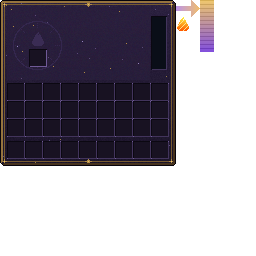
#> input picture tools/gui/source/ash_generator.png, 256 x 256 px, given in place of furnace_front.png, which was not available
$ python estilos4.py out.png
#> lines starting #> are read from the running program, lines starting #| are printed output that depends on the picture
### tools/style/kit.py
"""Kit de desenho v2 do guia de estilo: volume à la Create/Thaumcraft.
Cada pixel guarda (rampa, tom); assim dá para sombrear/clarear sem sair da paleta.
Luz vem de cima-esquerda. Rampas de 7 tons: 0 = contorno, 6 = brilho especular."""
from PIL import Image

def _h(x): return (int(x[0:2], 16), int(x[2:4], 16), int(x[4:6], 16), 255)
def R(*hx): return [_h(c) for c in hx]

PEDRA   = R('1e1d1f', '333234', '48474a', '5c5b5e', '727174', '8a898c', 'a9a8ab')
ARDOSIA = R('0c0c0f', '16161a', '202025', '2c2c33', '3a3a43', '4c4c56', '64646f')
LAPIS   = R('060920', '0b1238', '111b50', '182669', '213385', '2e45a3', '4560c4')
COBRE   = R('3a1a10', '5a2b1c', '7d3f28', '9a5038', 'b8664a', 'd8805e', 'f2a882')
LATAO   = R('2e1f08', '553d10', '80601e', 'a8822e', 'c9a240', 'e6c562', 'fbe9a6')
OURO    = R('4a2e04', '7a500a', 'b07a16', 'd99e22', 'f5c22e', 'ffdc54', 'fff4a8')
MITRIL  = R('142238', '23405e', '34587c', '4c79a0', '6a9bc2', '98c4e2', 'd6effa')
CELESTE = R('1a1e5c', '2c48a0', '4f86d8', '7fb6f2', 'b0dcff', 'e2f3ff', 'ffffff')
FOGO    = R('4a1806', '8a3410', 'c35d1b', 'ff8f00', 'ffc020', 'ffe860', 'fffcc8')
AMETISTA= R('241040', '3e2270', '5e3a9e', '8560c8', 'ac84ec', 'd0b0ff', 'f2e4ff')
ARCANO  = R('06222c', '0b4252', '13697e', '1f97ad', '4fd2e2', '9ff0f6', 'effeff')
FERRO   = R('101013', '1c1c21', '2a2a30', '3a3a42', '55555e', '7c7c86', 'b4b4be')
VAZIO   = R('080808', '0e0e0e', '141414', '1a1a1a', '222222', '2a2a2a', '333333')


class Canvas:
    def __init__(self, w=16, h=16):
        self.w, self.h = w, h
        self.px = [[None] * w for _ in range(h)]

    def ok(self, x, y): return 0 <= x < self.w and 0 <= y < self.h

    def put(self, x, y, ramp, t):
        if self.ok(x, y): self.px[y][x] = [ramp, max(0, min(6, t))]

    def fill(self, x0, y0, x1, y1, ramp, t):
        for y in range(y0, y1 + 1):
            for x in range(x0, x1 + 1): self.put(x, y, ramp, t)

    def shift(self, x, y, d):
        if self.ok(x, y) and self.px[y][x]:
            self.px[y][x][1] = max(0, min(6, self.px[y][x][1] + d))

    def shift_rect(self, x0, y0, x1, y1, d):
        for y in range(y0, y1 + 1):
            for x in range(x0, x1 + 1): self.shift(x, y, d)

    # [37 lines left out: functions tonemap, deltamap, raised, recess, bolt, not called in this run]

    def rivet(self, x, y, ramp):
        self.shift(x + 1, y, -1); self.shift(x, y + 1, -1)
        self.put(x, y, ramp, 6)

    # [65 lines left out: functions glow, image, _color, bricks, tiles, not called in this run]

# ---- rampas extras (v2.1) ----
ABETO   = R('24170a', '3b2814', '553a1f', '6b4c2a', '82613a', '9a7748', 'b8935e')
VERDETE = R('1c3a30', '2c5446', '3f6e5a', '4f8a6c', '64a077', '7ab799', 'a6dcc0')
GELO    = R('0e2a3a', '1e4a66', '3a7aa0', '6ab0d6', 'a0d8f0', 'd4f0fa', 'ffffff')
LINHO   = R('3a3220', '5e5236', '857650', 'a99a6c', 'c9bb8c', 'e2d6ac', 'f6efd2')
ADAMANTINA = R('2a0610', '590c1c', '871629', 'b72a3c', 'e66869', 'ffb4a4', 'ffe0d8')


# [40 lines left out: functions frame_box, plates, ring, not called in this run]


def disk(cx, cy, r):
    return [(x, y) for y in range(int(cy - r - 1), int(cy + r + 2)) for x in range(int(cx - r - 1), int(cx + r + 2))
            if ((x + 0.5 - cx) ** 2 + (y + 0.5 - cy) ** 2) ** 0.5 <= r]


# [6 lines left out: function strip, not called in this run]

### tools/style/estilos4.py
"""4 estilos bem diferentes para a Fornalha Rúnica, partindo do pixel art vanilla como matéria-prima.
A = Vanilla+ rúnico | B = Engenharia (Create) | C = Arcano (Thaumcraft) | D = Místico ornamentado (Iron's Spells)
Uso: python estilos4.py <pasta_saida>"""
import os, sys, json
from PIL import Image
from kit import R, COBRE, AMETISTA, OURO, ARCANO, FOGO, LATAO
from modelkit import Model

VAN = os.path.expanduser('~/van/assets/minecraft/textures/block/')
def V(n):
#> called with n = 'furnace_front'
    im = Image.open(VAN + n + '.png').convert('RGBA'); return im.crop((0, 0, 16, 16))
#> in V, im is the input picture: PIL image 256x256 RGBA; mean R, G, B, A 20, 15.1, 23.4, 117.5
#> after `return im.crop((0, 0, 16, 16))`:
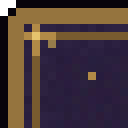
#> returned value: PIL image 16x16 RGBA (shown 8 times larger); mean R, G, B, A 71.2, 54.2, 54.8, 252; transparent parts drawn white
def lum(p): return 0.3 * p[0] + 0.59 * p[1] + 0.11 * p[2]

def recolor(im, ramp, box=(0, 0, 16, 16), pred=None, lo=None, hi=None, shift=0):
    """Mapeia o brilho de cada pixel (dentro de box, e que passe em pred) para a rampa, mantendo o desenho vanilla."""
#> called with box = (1, 9, 15, 15), shift = 0
    x0, y0, x1, y1 = box
    pts = [(x, y) for y in range(y0, y1) for x in range(x0, x1) if im.getpixel((x, y))[3] > 0 and (pred is None or pred(im.getpixel((x, y)), x, y))]
#> pts = [(1, 9), (2, 9), (4, 9), (1, 10), (2, 10), (4, 10), (1, 11), (2, 11), (4, 11), (1, 12), (2, 12), (4, 12), (1, 13), (2, 13), (4, 13), (1, 14), (2, 14), (4, 14)]
    if not pts: return im
    ls = [lum(im.getpixel(p)) for p in pts]
#> ls = [120.3, 120.3, 95.56, 120.3, 120.3, 95.56, 120.3, 120.3, 95.56, 120.3, 120.3, 95.56, 120.3, 120.3, 95.56, 120.3, 120.3, 95.56]
    lo = min(ls) if lo is None else lo; hi = max(ls) if hi is None else hi
#> after `lo = min(ls) if lo is None else lo`: lo = 95.56
#> after `hi = max(ls) if hi is None else hi`: hi = 120.3
    for (x, y), l in zip(pts, ls):
        k = 0 if hi == lo else (l - lo) / (hi - lo)
        i = max(0, min(len(ramp) - 1, int(round(k * (len(ramp) - 1))) + shift))
        im.putpixel((x, y), ramp[i])
#> this loop made 18 passes
#> (x, y, l, k, i) on passes 1 to 12: (1, 9, 120.3, 1, 6), (2, 9, 120.3, 1, 6), (4, 9, 95.56, 0, 0), (1, 10, 120.3, 1, 6), (2, 10, 120.3, 1, 6), (4, 10, 95.56, 0, 0), (1, 11, 120.3, 1, 6), (2, 11, 120.3, 1, 6), (4, 11, 95.56, 0, 0), (1, 12, 120.3, 1, 6), (2, 12, 120.3, 1, 6), (4, 12, 95.56, 0, 0)
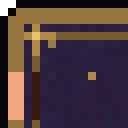
#> im: PIL image 16x16 RGBA (shown 8 times larger); mean R, G, B, A 74.1, 55.1, 57.2, 252; transparent parts drawn white
    return im

# [7 lines left out: function paste, not called in this run]

is_fire = lambda p, x, y: p[0] > 150 and p[0] > p[2] + 60
not_dark = lambda p, x, y: lum(p) > 45
OUT = {}

# ---------------- A: Vanilla+ rúnico ----------------
def a_front(on):
    im = V('furnace_front_on' if on else 'furnace_front')
    recolor(im, COBRE, (1, 9, 15, 15), pred=lambda p, x, y: not_dark(p, x, y) and not is_fire(p, x, y))
    recolor(im, AMETISTA, (3, 7, 13, 8), shift=1 if on else -1)
#> the loop in recolor (call 2), `for (x, y), l in zip(pts, ls):` made 10 passes
#> (l, k, i) on passes 1 to 10: (38.71, 0.0674, 0), (95.56, 1, 5), (41.71, 0.117, 0), (38.71, 0.0674, 0), (34.6, 0, 0), (36.34, 0.0285, 0), (37.5, 0.0476, 0), (36.83, 0.0366, 0), (37.51, 0.0477, 0), (37.22, 0.043, 0)
#> call 2 of V, with n = 'furnace_front_on'
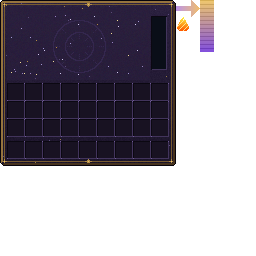
#> input picture tools/gui/source/astral_generator.png, 256 x 256 px, given in place of furnace_front_on.png, which was not available
#> in V, im is the input picture: PIL image 256x256 RGBA; mean R, G, B, A 20.2, 15.2, 23.6, 117.5
#> call 4 of recolor, with box = (3, 7, 13, 8), shift = 1
#> in recolor (call 4), `pts = [(x, y) for y in range(y0, y1) for x in range(x0, x1) if im.getp..`: pts = [(3, 7), (4, 7), (5, 7), (6, 7), (7, 7), (8, 7), (9, 7), (10, 7), (11, 7), (12, 7)]
#> in recolor (call 4), `ls = [lum(im.getpixel(p)) for p in pts]`: ls = [38.71, 95.56, 41.71, 38.71, 37.7, 36.52, 38.89, 36.96, 37.12, 36.04]
#> in recolor (call 4), `lo = min(ls) if lo is None else lo`: lo = 36.04
#> in recolor (call 4), `hi = max(ls) if hi is None else hi`: hi = 95.56
#> the loop in recolor (call 4), `for (x, y), l in zip(pts, ls):` made 10 passes
#> (l, k, i) on passes 1 to 10: (38.71, 0.0449, 1), (95.56, 1, 6), (41.71, 0.0953, 2), (38.71, 0.0449, 1), (37.7, 0.0279, 1), (36.52, 0.00806, 1), (38.89, 0.0479, 1), (36.96, 0.0155, 1), (37.12, 0.0181, 1), (36.04, 0, 1)
#> after the loop in recolor (call 4), `for (x, y), l in zip(pts, ls):`:
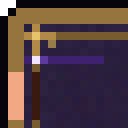
#> im: PIL image 16x16 RGBA (shown 8 times larger); mean R, G, B, A 74.8, 55.3, 59.9, 252; transparent parts drawn white
    if on:   # chama rúnica: pontas violeta
        for y in range(11, 16):
            for x in range(16):
                p = im.getpixel((x, y))
                if is_fire(p, x, y) and y <= 12: im.putpixel((x, y), AMETISTA[5])
                elif is_fire(p, x, y) and y == 13 and lum(p) > 200: im.putpixel((x, y), AMETISTA[6])
    return im

def a_side():
    im = V('furnace_side')
    recolor(im, COBRE, (1, 9, 15, 14))
#> in recolor (call 5), `pts = [(x, y) for y in range(y0, y1) for x in range(x0, x1) if im.getp..`: pts = 70 pairs, first value 1 to 14, second value 9 to 13
#> in recolor (call 5), `ls = [lum(im.getpixel(p)) for p in pts]`: ls = 70 values, max 120.3 at index 0, min 34.82 at index 53, mean 53.58
#> in recolor (call 5), `lo = min(ls) if lo is None else lo`: lo = 34.82
#> in recolor (call 5), `hi = max(ls) if hi is None else hi`: hi = 120.3
#> the loop in recolor (call 5), `for (x, y), l in zip(pts, ls):` made 70 passes
#> (x, y, l, k, i) on passes 1 to 12: (1, 9, 120.3, 1, 6), (2, 9, 120.3, 1, 6), (3, 9, 41.6, 0.0794, 0), (4, 9, 95.56, 0.711, 4), (5, 9, 37.6, 0.0325, 0), (6, 9, 41.6, 0.0794, 0), (7, 9, 37.96, 0.0368, 0), (8, 9, 37.6, 0.0325, 0), (9, 9, 36.54, 0.0201, 0), (10, 9, 36.64, 0.0213, 0), (11, 9, 36.68, 0.0218, 0), (12, 9, 37.82, 0.0351, 0)
#> after the loop in recolor (call 5), `for (x, y), l in zip(pts, ls):`:
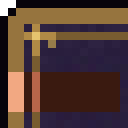
#> im: PIL image 16x16 RGBA (shown 8 times larger); mean R, G, B, A 78.9, 54.8, 48.3, 252; transparent parts drawn white
    for (x, y, t) in ((7, 3, 4), (8, 4, 5), (7, 5, 4), (6, 4, 3), (9, 4, 3)): im.putpixel((x, y), AMETISTA[t])
    return im

# [6 lines left out: function grate, not called in this run]

def a_top():
    im = V('furnace_top'); paste(im, grate(), (4, 4, 12, 12), (4, 4))
    return im

# ---------------- B: Engenharia (Create) ----------------
# [7 lines left out: function casing, not called in this run]

def b_side(): return casing(V('stripped_spruce_log'))
def b_top(): return casing(grate())
# [6 lines left out: function b_front, not called in this run]

# ---------------- C: Arcano (Thaumcraft) ----------------
ARCANA = R('120f1a', '1c1828', '272236', '332c45', '413858', '534870', '6a5c8a')
# [58 lines left out: functions c_side, c_front, c_top, gold_frame, d_side, d_front and 1 more, not called in this run]

def cube(prefix, on):
    t = lambda n: f'mistech:block/{prefix}_{n}'
    return {'parent': 'minecraft:block/orientable', 'textures': {'top': t('top'), 'front': t('front_on' if on else 'front'), 'side': t('side')}}

# [10 lines left out: function cog_model, not called in this run]

if __name__ == '__main__':
    out = sys.argv[1]; os.makedirs(out + '/models', exist_ok=True)
#> (the run stopped early here; a loop or call above may not have finished)
